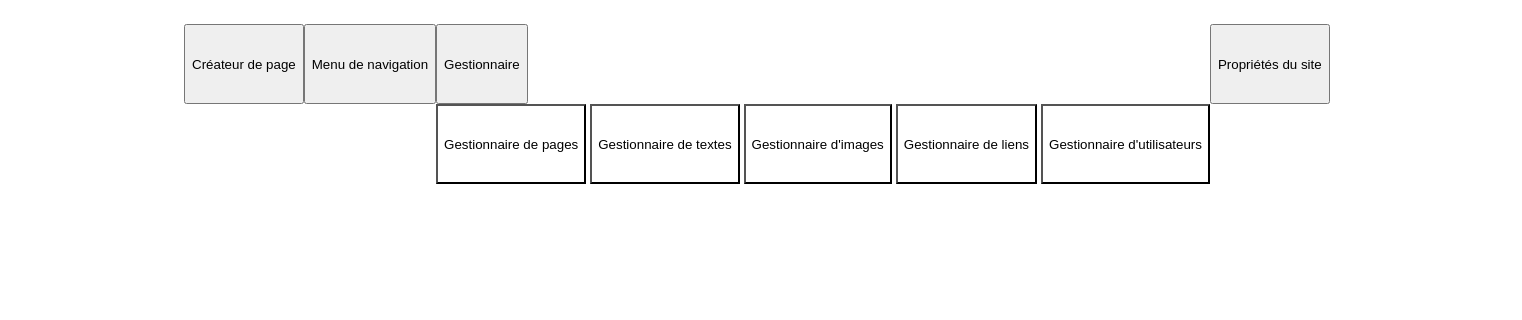
Page /editor/lienmanager.php on the earlier database version.
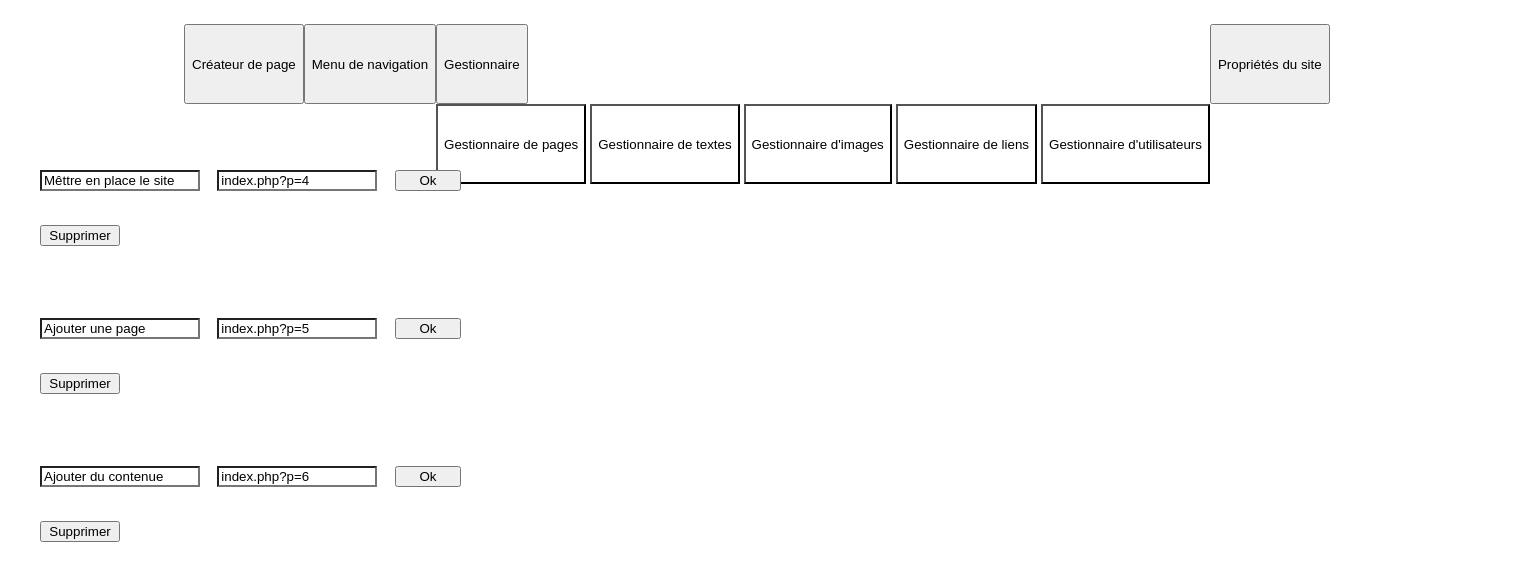
Same page on the later database version.
### tables this page shows
CREATE TABLE IF NOT EXISTS `colums` (
  `id` int(10) UNSIGNED NOT NULL AUTO_INCREMENT,
  `type` text NOT NULL,
  `titre` text NOT NULL,
  PRIMARY KEY (`id`)
);

CREATE TABLE IF NOT EXISTS `liens` (
  `id` int(10) UNSIGNED NOT NULL AUTO_INCREMENT,
  `nom` mediumtext NOT NULL,
  `lien` varchar(200) NOT NULL,
  PRIMARY KEY (`id`)
);

### editor/lienmanager.php (the view, shortened to what this page needs)
<?php
    $req ="SELECT count(*) as 'nbr' FROM `liens`";
    $res = mysqli_fetch_array(mysqli_query($BDD,$req),MYSQLI_ASSOC);
?>
<?php include("editor/php/EditorHeader.php") ?>
<div class="container">
    <div class="row Pageaff">
        <?php
            if($res["nbr"] != 0){
                $req = "SELECT * FROM `colums` WHERE `type`='l'";
                $res = mysqli_query($BDD,$req);
                while($col = mysqli_fetch_array($res,MYSQLI_ASSOC)){
                    $req = "SELECT T.`nom`,T.`id`,T.`lien` FROM `liens` T INNER JOIN `colum_lien` ct ON T.`id` = ct.`id_lien`  WHERE ct.`id_colum` = ' " . $col["id"] . " ' ";
                    $nom = mysqli_fetch_array(mysqli_query($BDD,$req),MYSQLI_ASSOC);
        ?>
            <div class="col-md-4">
                <div class="vignet">
                    <div class="row">
                        <form method="post">
                            <input class="webLink EditBtnVBig EditField" name="lienTitre" type="text" value="<?php echo $nom["nom"]?>">
                            <input class="webLink EditBtnVBig EditField" name="lienlien" type="text" value="<?php echo $nom["lien"]?>">
                            <input type="submit" name="SetTitle" class="webLink EditBtn" value="Ok">
                        </form>
                    </div>
                    <br>
                    <div class="row">
                        <form method="post" onSubmit="if(!confirm('Etes-vous certain de vouloir supprimer le nom ?')){return false;}">
                            <input class="webLink EditBtnBig" type="submit" value="Supprimer">
                        </form>
                    </div>
                </div>
            </div>
        <?php
                }
            }
        ?>
    </div>
</div>

Differences in the rows shown:
added colums: lienTitre "Mêttre en place le site", lienlien "index.php?p=4"
added colums: lienTitre "Ajouter une page", lienlien "index.php?p=5"
added colums: lienTitre "Ajouter du contenue", lienlien "index.php?p=6"
